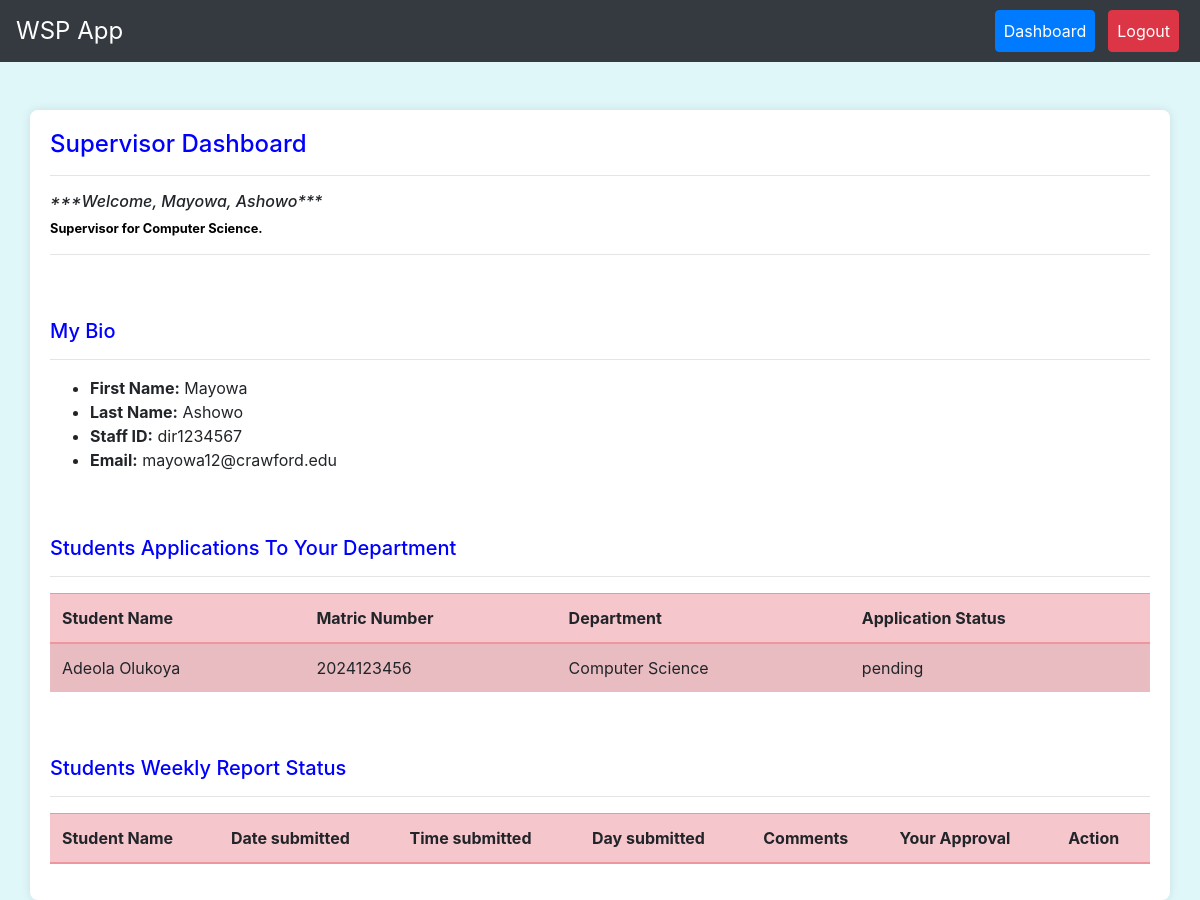
The app's page /dashboard/ (signed in) with its own data.
### workapp/models.py (models this page shows, shortened)
class User(AbstractUser):
    ROLE_CHOICES = (
        ('student', 'Student'),
        ('director', 'Director'),
        ('supervisor', 'Supervisor'),
    )
    role = models.CharField(max_length=10, choices=ROLE_CHOICES)
    username = models.CharField(max_length=20, null=True, blank=True, unique=False, default='new_user')
    matric_number = models.CharField(max_length=20, null=True, blank=True, unique=True)
    staff_id = models.CharField(max_length=10, null=True, blank=True, unique=True)
    email = models.EmailField(null=True, blank=False, unique=True)
    department = models.CharField(max_length=100, null=True, blank=False)
    course_of_study = models.CharField(max_length=100, null=True, blank=False)
    faculty = models.CharField(max_length=100, null=True, blank=True, default='Science')
    specialization = models.CharField(max_length=100, null=True, blank=True)
    first_name = models.CharField(max_length=100)
    last_name = models.CharField(max_length=100)
    phone_number = models.CharField(max_length=12, null=True, blank=True, default='08012345678')
    contact_address = models.TextField(null=True, blank=True, default='Ogun State')
    date_of_birth = models.DateField(null=True, blank=True)
    GENDER_CHOICES = [
        ('M', 'Male'),
        ('F', 'Female')
    ]
    gender = models.CharField(max_length=1, choices=GENDER_CHOICES, null=True, blank=True)
    registration_date = models.DateField(default=date.today)
    def __str__(self):
        return f'{self.first_name} {self.last_name}'

class PostingPlace(models.Model):
    name = models.CharField(max_length=100)
    location = models.CharField(max_length=100, null=True, blank=True, default='School Campus')
    supervisor = models.ForeignKey(User, on_delete=models.SET_NULL, null=True, blank=True)

class StudentApplication(models.Model):
    student = models.ForeignKey(User, on_delete=models.CASCADE, related_name='applications', null=True)
    posting_place = models.ForeignKey(PostingPlace, on_delete=models.CASCADE)
    STATUS_CHOICES = [
        ('pending', 'Pending'),
        ('approved', 'Approved'),
        ('rejected', 'Rejected'),
    ]
    status = models.CharField(max_length=10, choices=STATUS_CHOICES, default='pending')
    director_approval = models.BooleanField(default=False)
    work_completed = models.BooleanField(default=False, null=True, blank=True)
    payment_status = models.BooleanField(default=False, null=True, blank=True)
    start_date = models.DateField(null=True, blank=True)
    end_date = models.DateField(null=True, blank=True)
    student_photo = models.ImageField(upload_to='student_photos/', default=default_student_photo, null=True, blank=True)
    hod_recommendation_letter = models.FileField(upload_to='hod_signatures/', default=default_hod_signature, null=True, blank=True)
    room_number = models.CharField(max_length=20, null=True, blank=True)
    cgpa = models.DecimalField(max_digits=4, decimal_places=2, null=True, blank=True)
    year_of_study = models.IntegerField(null=True, blank=True)
    reason_for_desiring_to_work = models.TextField(null=True, blank=True)
    signature = models.FileField(upload_to='signatures/', default=default_signature, null=True, blank=True)
    area_of_interest = models.CharField(max_length=255, null=True, blank=True)
    date_signed = models.DateField(null=True, blank=True)
    def __str__(self):
        return f"{self.student.username} - {self.posting_place.name}"
    class Meta:
        ordering = [Case(
            When(status='pending', then=Value(0)),
            When(status='approved', then=Value(1)),
            When(status='rejected', then=Value(2)),
            output_field=IntegerField(),
        )]

### workapp/views.py (the view, shortened to what this page needs)
# urls.py: path('dashboard/', views.dashboard, name='dashboard'),
@login_required
def dashboard(request):
    user = request.user
    if user.role == 'student':
        posting_places = PostingPlace.objects.all()
        applications = StudentApplication.objects.filter(student=request.user)
        latest_application = applications.latest('start_date') if applications.exists() else None
        app_count = applications.count()
        print(f"application for {user} => {applications}")
        work_statuses = WorkStatus.objects.filter(
            application__student=user).order_by('day')
        work_statuses_count = work_statuses.count()
        max_submissions = 6
        current_year = timezone.now().year
        user_dob = user.date_of_birth.year
        user_age = current_year - user_dob
        if request.method == 'POST':
            application_form = StudentApplicationForm(request.POST, request.FILES)
            posting_place_form = PostingPlaceForm2(request.POST)
            if 'apply_place' in request.POST:
                if application_form.is_valid():
                    print(f"student photo => {application_form}")
                    application = application_form.save(commit=False)
                    application.student = request.user
                    application.save()
                    return redirect('dashboard')
                else:
                    print('errors =>', application_form.errors)
            elif 'add_post_place' in request.POST:
                if posting_place_form.is_valid():
                    posting_place_form.save()
                    return redirect('dashboard')
        else:
            application_form = StudentApplicationForm()
            posting_place_form = PostingPlaceForm2()
        try:
            bank_detail = BankDetails.objects.get(user=user)
            print(f" {user.username} bank details => {bank_detail}")
        except BankDetails.DoesNotExist:
            bank_detail = None
        ctx = {'posting_places': posting_places, 'applications': applications,
                'application_form': application_form, 'posting_place_form':posting_place_form, 'app_count':app_count,
                 'work_statuses': work_statuses, 'user': user, 'work_statuses_count':work_statuses_count, 'latest_application': latest_application,\
                    'max_submissions':max_submissions, 'bank_detail':bank_detail, 'user':user, 'user_age':user_age}
        return render(request, 'student_dashboard.html', ctx)
    elif user.role == 'supervisor':
        posting_place = PostingPlace.objects.filter(supervisor=user).first()
        applications = StudentApplication.objects.filter(posting_place=posting_place).all()
        print(f"student applications => {applications}")
        students = []
        work_statuses = []
        if posting_place:
            students = User.objects.filter(applications__posting_place=posting_place).distinct()
            work_statuses = WorkStatus.objects.filter(
                application__posting_place__supervisor=user).order_by('day')
            for student in students:
                student.work_statuses = WorkStatus.objects.filter(application__student=student,
	    			application__posting_place=posting_place)
        ctx = {
	        'user': user,
	        'posting_place': posting_place,
	        'students': students,
            'work_statuses': work_statuses,
            'applications':applications
	    }
        return render(request, 'supervisor_dashboard.html', ctx)
    else:
        return render(request, 'other_dashboard.html')

### workapp/templates/supervisor_dashboard.html (shortened to what this page needs)
{% extends 'base.html' %}
{% block content %}
    <h4 style="color:blue">Supervisor Dashboard</h4> <hr>
    <h6><em>***Welcome, {{ user.first_name }}, {{ user.last_name }}***</em></h6>
    <small>
        {% if posting_place %}
        <p style="color:black;"><strong>Supervisor for {{ posting_place.name }}.</strong></p>
    {% else %}
        <p style="color:red">You have not been assigned to any posting place! <br> Contact the school director to assign you!</p>
    {% endif %}
    </small>
    <hr> <br><br>
    <h5 style="color:blue;">My Bio</h5> <hr>
    <ul>
        <li><strong>First Name:</strong> {{ user.first_name }}</li>
        <li><strong>Last Name:</strong> {{ user.last_name }}</li>
        <li><strong>Staff ID:</strong> {{ user.staff_id }}</li>
        <li><strong>Email:</strong>{% if user.email %} {{ user.email }} {% else %} None {% endif %}</li>
    </ul> <br><br>
    <h5 style="color:blue;">Students Applications To  Your Department</h5> <hr>
    {% if students %}
        <div class="table-responsive">
            <table class="table table-danger table-striped">
                <thead>
                    <tr>
                        <th>Student Name</th>
                        <th>Matric Number</th>
                        <th>Department</th>
                        <th>Application Status</th>
                    </tr>
                </thead>
                <tbody>
                    {% for student in applications %}
                    <tr>
                        <td>{{ student.student.first_name }} {{ student.student.last_name }}</td>
                        <td>{{ student.student.matric_number }}</td>
                        <td>{{ student.student.department }}</td>
                        <td>{{ student.status }}</td>
                    </tr>
                    {% endfor %}
                </tbody>
            </table>
        </div>
    {% else %}
        <p style="color:red">No students have been posted to your work place!</p>
    {% endif %} <br><br>
    <h5 style="color:blue;">Students Weekly Report Status</h5> <hr>
    {% if students %}
        <div class="table-responsive">
            <table class="table table-danger table-striped">
                <thead>
                    <tr>
                        <th>Student Name</th>
                        <th>Date submitted</th>
                        <th>Time submitted</th>
                        <th>Day submitted</th>
                        <th>Comments</th>
                        <th>Your Approval</th>
                        <th>Action</th>
                    </tr>
                </thead>
            </table>
        </div>
    {% else %}
        <p style="color:red">No weekly report!</p>
    {% endif %}
{% endblock %}

### workapp/templates/base.html (style rules this page uses)
body { background-color: #e0f7fa; }

### records on screen
User: first_name "Mayowa", last_name "Ashowo", staff_id "dir1234567", email "mayowa12@crawford.edu"
PostingPlace: name "Computer Science"
StudentApplication: student.first_name "Adeola", student.last_name "Olukoya", student.matric_number "2024123456", student.department "Computer Science", status "pending"
